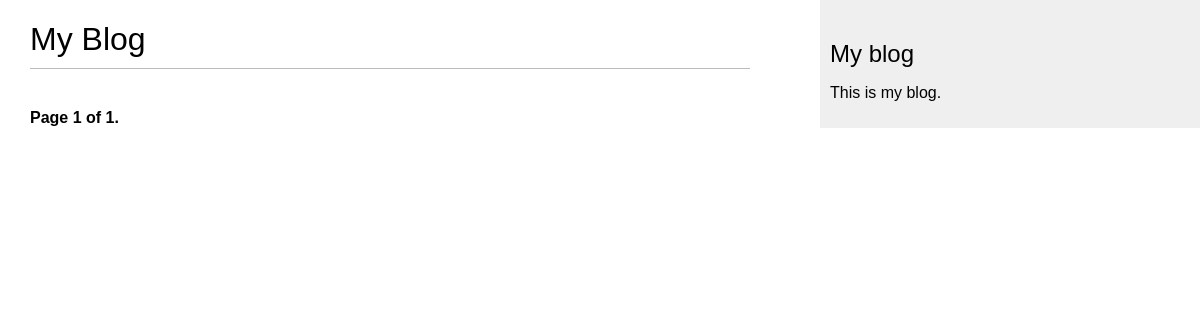
The page /blog/ on the database as committed earlier.
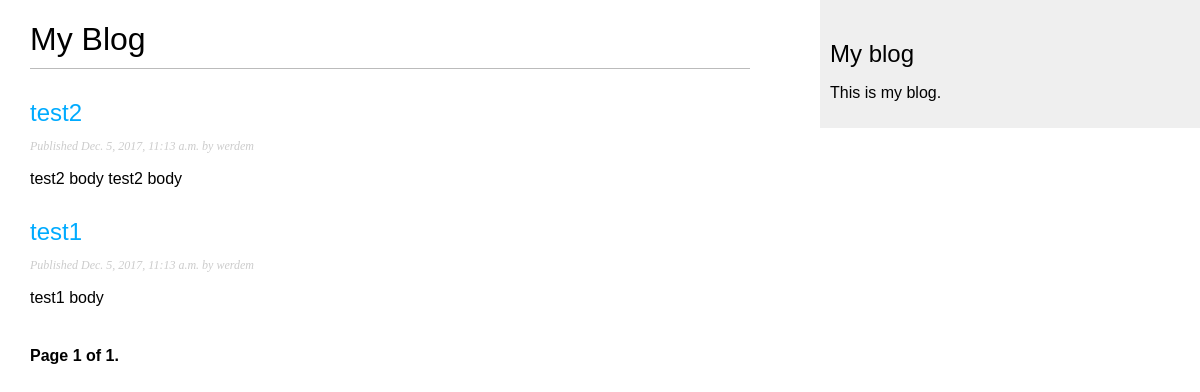
The same page on the database as committed later.
### blog/models.py (models this page shows, shortened)
class Post(models.Model):
    STATUS_CHOICES=(
        ('draft','Draft'),
        ('published','Published')
    )
    title=models.CharField(max_length=250)
    slug=models.SlugField(max_length=250,
                          unique_for_date='publish')
    author=models.ForeignKey(User,related_name='blog_posts')
    body=models.TextField()
    publish=models.DateTimeField(default=timezone.now)
    created=models.DateTimeField(auto_now_add=True)
    updated=models.DateTimeField(auto_now=True)
    status=models.CharField(max_length=10,choices=STATUS_CHOICES,default='draft')
    objects=models.Manager() # the default manager
    published=PublishedManager() #the custom manager
    class Meta:
        ordering=('-publish',)
    def get_absolute_url(self):
        return reverse('blog:post_detail',
                       args=[self.publish.year,
                             self.publish.strftime('%m'),
                             self.publish.strftime('%d'),
                             self.slug])

### blog/views.py (the view)
class PostListView(ListView):
    queryset=Post.published.all()
    context_object_name='posts'
    paginate_by=3
    template_name='blog/post/list.html'

### blog/templates/blog/post/list.html (shortened to what this page needs)
{% extends "blog/base.html" %}
{% block content %}
    <h1>My Blog</h1>
        {% for post in posts %}
            <h2>
                <a href="{{ post.get_absolute_url }}">
                    {{ post.title }}
                </a>
            </h2>
            <p class="date">
                Published {{ post.publish }} by {{ post.author }}
            </p>
            {{ post.body|truncatewords:30|linebreaks }}
        {% endfor %}
        {% include "pagination.html" with page=page_obj %}
{% endblock %}

### blog/templates/blog/base.html (shortened to what this page needs)
{% load staticfiles %}
<!DOCTYPE html>
<html>
<head>
<link href="{% static "css/blog.css" %}" rel="stylesheet">
</head>
<body>
<div id="content">
{% block content %}
{% endblock %}
</div>
<div id="sidebar">
<h2>My blog</h2>
<p>This is my blog.</p>
</div>
</body>
</html>

### blog/templates/pagination.html (shortened to what this page needs)
<div class="pagination">
<span class="step-links">
<span class="current">
Page {{ page.number }} of {{ page.paginator.num_pages }}.
</span>
</span>
</div>

### blog/static/css/blog.css (style rules this page uses)
body { margin:0; padding:0; font-family:helvetica, sans-serif; }
a { color:#00abff; text-decoration:none; }
h1 { font-weight:normal; border-bottom:1px solid #bbb; padding:0 0 10px 0; }
h2 { font-weight:normal; margin:30px 0 0; }
#content { float:left; width:60%; padding:0 0 0 30px; }
#sidebar { float:right; width:30%; padding:10px; background:#efefef; height:100%; }
p.date { color:#ccc; font-family: georgia, serif; font-size: 12px; font-style: italic; }
.pagination { margin:40px 0; font-weight:bold; }

Rows that differ between the two databases and show on the page:
added Post: title "test2", publish "Dec. 5, 2017, 11:13 a.m.", author "werdem", body "test2 body test2 body"
added Post: title "test1", publish "Dec. 5, 2017, 11:13 a.m.", author "werdem", body "test1 body"
